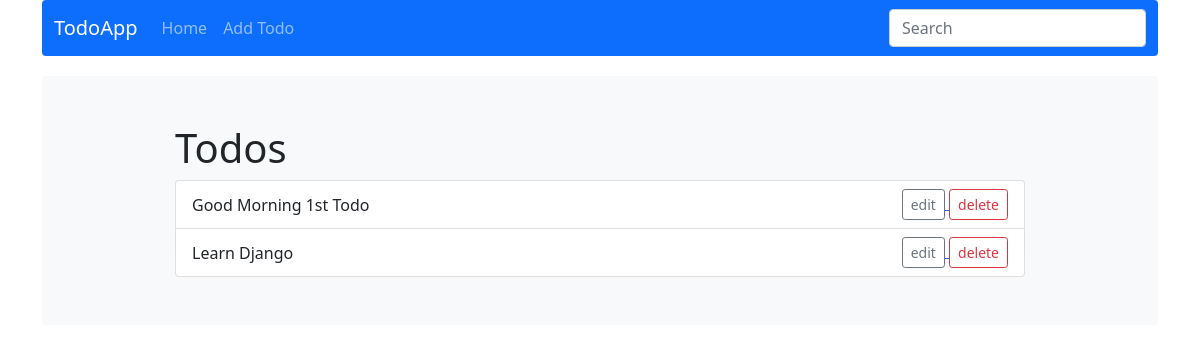
Page /todos/ on the earlier database version.
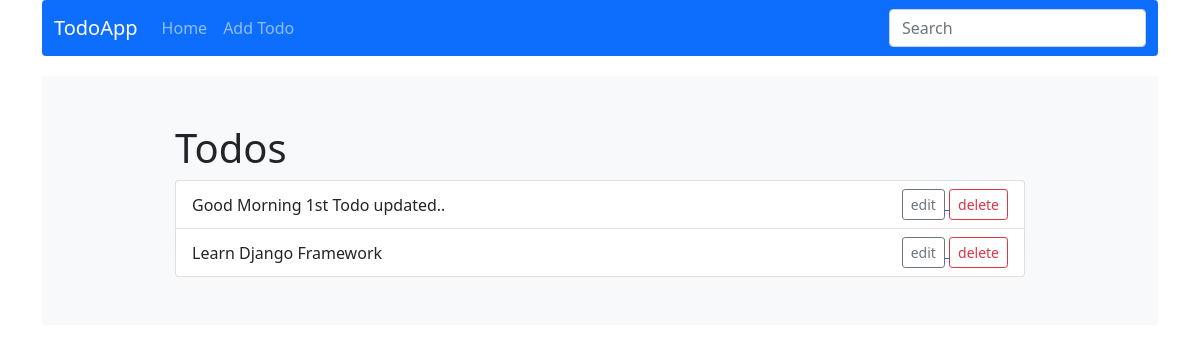
Same page on the later database version.
### todo/models.py (models this page shows)
class Todo(models.Model):
    name = models.CharField(max_length=254)
    created_at = models.DateTimeField(auto_now_add=True)
    updated_at = models.DateTimeField(auto_now=True)

### todo/views.py (the view)
# urls.py: path('todos/', TodoView.as_view(), name='todos'),
class TodoView(TemplateView):
    template_name = 'todo_view.html'
    model = Todo
    def get_context_data(self, **kwargs):
        context = super().get_context_data(**kwargs)
        context = {
            'objects_list': self.model.objects.all(),
        }
        return context

### template/todo_view.html (shortened to what this page needs)
{% load static %}
<!doctype html>
<html lang="en">
  <head>
    <link href="{% static 'style/bootstrap.min.css' %}" rel="stylesheet">
    <link href="{% static 'style/navbar.css' %}" rel="stylesheet">
  </head>
  <body>
<main>
  <div class="container">
    <nav class="navbar navbar-expand-lg navbar-dark bg-primary rounded" aria-label="Eleventh navbar example">
      <div class="container-fluid">
        <a class="navbar-brand" href="#">TodoApp</a>
        <div class="collapse navbar-collapse" id="navbarsExample09">
          <ul class="navbar-nav me-auto mb-2 mb-lg-0">
            <li class="nav-item active">
              <a class="nav-link" aria-current="page" href="#">Home</a>
            </li>
            <li class="nav-item">
              <a class="nav-link" href="{% url 'todo-create' %}">Add Todo</a>
            </li>
          </ul>
          <form>
            <input class="form-control" type="text" placeholder="Search" aria-label="Search">
          </form>
        </div>
      </div>
    </nav>
    <div>
      <div class="bg-light p-5 rounded">
        <div class="col-sm-10 mx-auto">
          <h1>Todos</h1>
          <ul class="list-group">
            {% for data in objects_list %}
    			  <li class="list-group-item d-flex justify-content-between align-items-center">
    			    {{ data.name }}
    			    <div>
                <a href="{{ data.id }}/update/">
                  <button type="button" class="btn btn-sm btn-outline-secondary mr-2">edit</button>
                </a>
                <a href="{{ data.id }}/delete/">
                  <button type="button" class="btn btn-sm btn-outline-danger">delete</button>
                </a>
    			    </div>
                  </li>
                {% endfor %}
			</ul>
        </div>
      </div>
    </div>
  </div>
</main>
  </body>
</html>

### todoapp/static/style/navbar.css (style rules this page uses)
body { padding-bottom: 20px; }
.navbar { margin-bottom: 20px; }

Differences in the rows shown:
changed Todo: name "Good Morning 1st Todo" → "Good Morning 1st Todo updated.."
changed Todo: name "Learn Django" → "Learn Django Framework"
